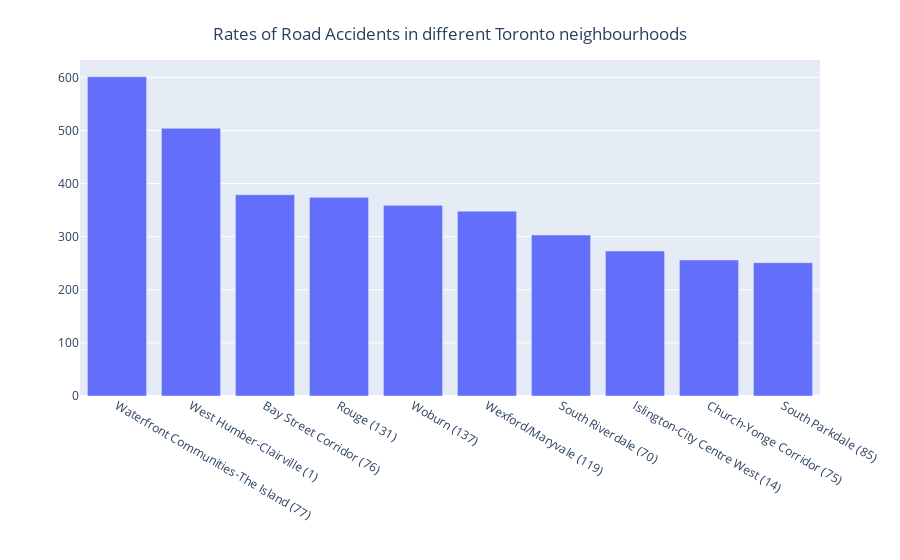

The cell this chart's notebook holds for it:
### Code cell
fig = px.bar(df_clean, x = df_clean['Neighbourhood'].value_counts().index[:10] , y = df_clean['Neighbourhood'].value_counts()[:10], labels={'x':'','y':''})
fig.update_layout(
    title={
        'text': "Rates of Road Accidents in different Toronto neighbourhoods",
        'y':0.95,
        'x':0.5,
        'xanchor': 'center',
        'yanchor': 'top'})
fig.show()

### Figure 1 — Plotly figure (JSON) as saved in the notebook; plotly's stock layout.template omitted (floating-point values rounded to 4 significant figures)
{"data": [{"alignmentgroup": "True", "hovertemplate": "=%{y}<extra></extra>", "legendgroup": "", "marker": {"color": "#636efa"}, "name": "", "offsetgroup": "", "orientation": "v", "showlegend": false, "textposition": "auto", "type": "bar", "x": ["Waterfront Communities-The Island (77)", "West Humber-Clairville (1)", "Bay Street Corridor (76)", "Rouge (131)", "Woburn (137)", "Wexford/Maryvale (119)", "South Riverdale (70)", "Islington-City Centre West (14)", "Church-Yonge Corridor (75)", "South Parkdale (85)"], "xaxis": "x", "y": [601, 504, 379, 374, 359, 348, 303, 273, 256, 251], "yaxis": "y"}], "layout": {"barmode": "relative", "legend": {"tracegroupgap": 0}, "margin": {"t": 60}, "title": {"text": "Rates of Road Accidents in different Toronto neighbourhoods", "x": 0.5, "xanchor": "center", "y": 0.95, "yanchor": "top"}, "xaxis": {"anchor": "y", "domain": [0, 1], "title": {"text": ""}}, "yaxis": {"anchor": "x", "domain": [0, 1], "title": {"text": ""}}}}
